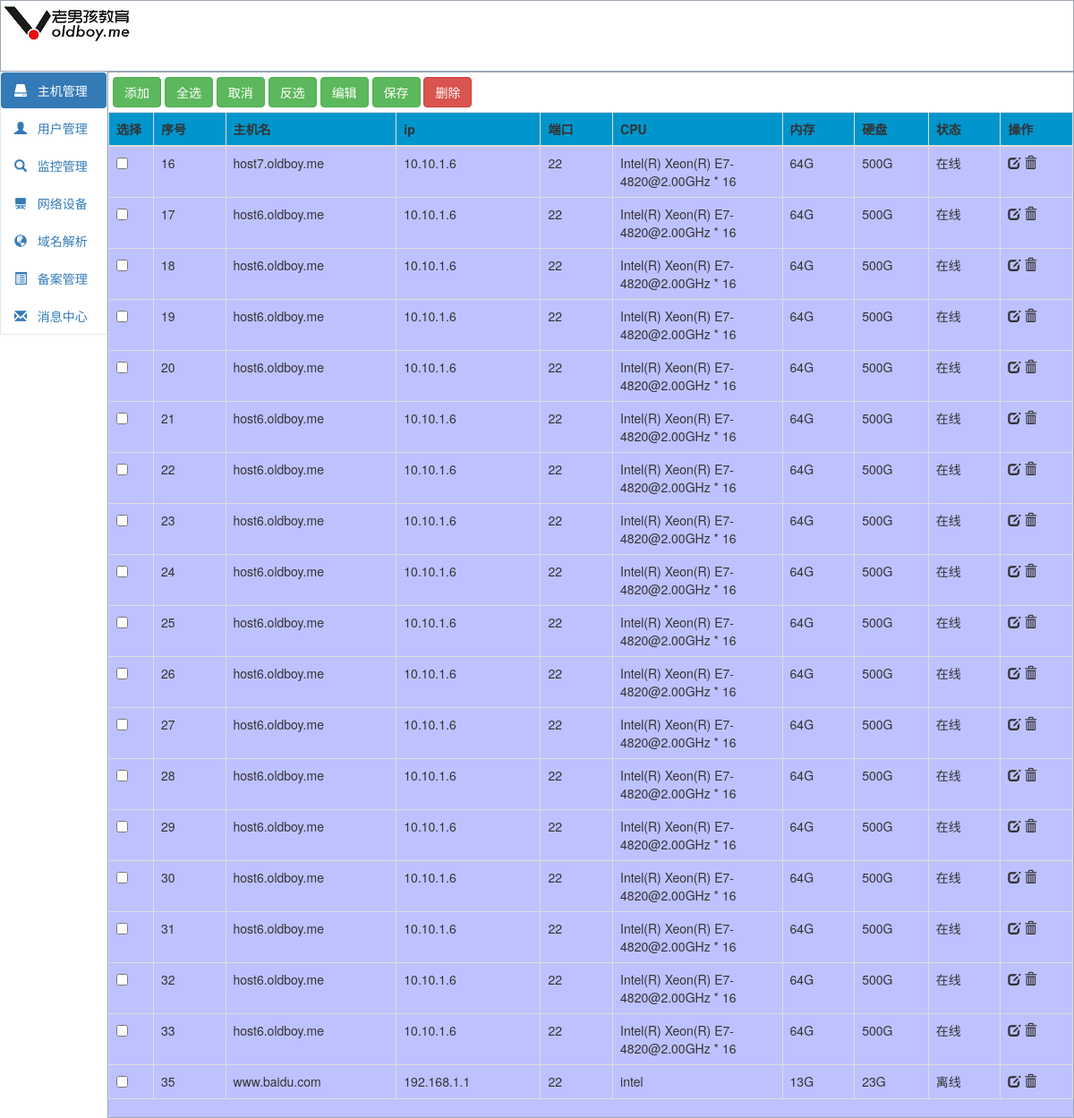
/manager/, run on the app's committed database.
### app01/models.py (models this page shows)
class hostinfo(models.Model):
    hostname = models.CharField(max_length=30)
    ip = models.CharField(max_length=30)
    port = models.IntegerField()
    cpu = models.CharField(max_length=30)
    mem = models.CharField(max_length=30)
    disk = models.CharField(max_length=30)
    status = models.CharField(max_length=10)

### app01/views.py (the view)
# urls.py: url(r'^manager/', views.manager),
def manager(request):
    host_info_list = models.hostinfo.objects.all()
    return render(request, "manager.html",{"host_info_list": host_info_list})

### templates/manager.html (shortened to what this page needs)
<!DOCTYPE html>
<html lang="en">
<head>
    <link href="/static/css/commons.css" rel="stylesheet" />
    <link href="/static/css/manager.css" rel="stylesheet" />
    <link href="/static/plugins/bootstrap/css/bootstrap.css" rel="stylesheet" />
</head>
<body>
    <div >
        <div class="up " style="border: solid 1px #9ca7b6">
            <a href="http://www.etiantian.org" target="_blank"><img src="/static/img/logo_small.png" /></a>
        </div>
        <div class="left">
            <ul class="nav nav-pills nav-stacked">
                <li role="presentation" class="active">
                    <a href="#">
                        <span  class="glyphicon glyphicon-hdd" aria-hidden="true"></span>
                        &nbsp;&nbsp;主机管理
                    </a>
                </li>
                <li role="presentation" >
                    <a href="#">
                        <span  class="glyphicon glyphicon-user" aria-hidden="true"></span>
                        &nbsp;&nbsp;用户管理
                    </a>
                </li>
                <li role="presentation">
                    <a href="#">
                        <span  class="glyphicon glyphicon-search" aria-hidden="true"></span>
                        &nbsp;&nbsp;监控管理
                    </a>
                </li>
                <li role="presentation">
                    <a href="#">
                        <span  class="glyphicon glyphicon-blackboard" aria-hidden="true"></span>
                        &nbsp;&nbsp;网络设备
                    </a>
                </li>
                <li role="presentation">
                    <a href="#">
                        <span  class="glyphicon glyphicon-globe" aria-hidden="true"></span>
                        &nbsp;&nbsp;域名解析
                    </a>
                </li>
                <li role="presentation"  >
                    <a href="#">
                        <span  class="glyphicon glyphicon-list-alt" aria-hidden="true"></span>
                        &nbsp;&nbsp;备案管理
                    </a>
                </li>
                <li role="presentation">
                    <a href="#">
                        <span  class="glyphicon glyphicon-envelope" aria-hidden="true"></span>
                        &nbsp;&nbsp;消息中心
                    </a>
                </li>
            </ul>
        </div>
        <div class="right">
            <div id ="hosts_m" class=""  >
                <div class="select " >
                    <input onclick="addMode()" class="btn btn-success" type="button" value="添加" />
                    <input onclick="SelectAll();" class="btn btn-success" type="button" value="全选" />
                    <input onclick="SelectNo();" class="btn btn-success" type="button" value="取消" />
                    <input onclick="SelectSide();" class="btn btn-success" type="button" value="反选" />
                    <input id="edit" onclick="editMode(this);" class="btn btn-success" type="button" value="编辑" />
                    <input onclick="Save(this);" class="btn btn-success" type="button" value="保存" />
                    <input onclick="Delete(this);" class="btn btn-danger" type="button" value="删除" />
                </div>
                <div class="tabletop " style="overflow: scroll;">
                    <table border="1" class="table table-bordered table-hover active" >
                        <thead>
                            <tr  style="background-color: #0095cd">
                                <th>选择</th>
                                <th>序号</th>
                                <th>主机名</th>
                                <th>ip</th>
                                <th>端口</th>
                                <th>CPU</th>
                                <th>内存</th>
                                <th>硬盘</th>
                                <th>状态</th>
                                <th>操作</th>
                            </tr>
                        </thead>
                        <tbody>
                            {% for line in host_info_list %}
                                <tr>
                                    <td style="width: 30px;">
                                        <input name="line3" type="checkbox" onclick="SelectBox(this);" />
                                    </td>
                                    <td style="width: 50px;">{{ line.id }}</td>
                                    <td edit-enable="true" style="width: 100px;">{{ line.hostname }}</td>
                                    <td edit-enable="true" style="width: 100px;">{{ line.ip }}</td>
                                    <td edit-enable="true" style="width: 50px;">{{ line.port }}</td>
                                    <td edit-enable="true" style="width: 100px;">{{ line.cpu }}</td>
                                    <td edit-enable="true" style="width: 50px;">{{ line.mem }}</td>
                                    <td edit-enable="true" style="width: 50px;">{{ line.disk }}</td>
                                    {% if line.status == "在线" %}
                                        <td class="green-c" edit-enable="true" style="width: 50px;">{{ line.status }}</td>
                                    {% else %}
                                        <td class="red-c" edit-enable="true" style="width: 50px;">{{ line.status }}</td>
                                    {% endif %}
                                    <td style="width: 50px">
                                        <span onclick="singleEdit(this);" class="glyphicon glyphicon-edit hover" aria-hidden="true"></span>
                                        <span onclick="singleDelete(this);" class="glyphicon glyphicon-trash hover" aria-hidden="true"></span>
                                    </td>
                                </tr>
                            {% endfor %}
                        </tbody>
                    </table>
                </div>
            </div>
        </div>
    </div>
</body>
</html>

### static/css/commons.css (style rules this page uses)
body { margin: 0 auto; font-family: "Times New Roman"; }
.up { width:100%; height: 80px; background-color: white; }

### static/css/manager.css (style rules this page uses)
.left { float: left; width: 10%;height:100%; background-color: white; border: solid 1px rgba(88, 131, 182, 0.19); }
.right { float: left;width: 90%; height: auto; background-color: white; border: solid 1px #9ca7b6; }
.tabletop { background-color: rgba(120, 128, 255, 0.49); border-radius: 2px; }
.select { margin: 5px; }

### data on the page
hostinfo: id "16", hostname "host7.oldboy.me", ip "10.10.1.6", port "22", cpu "Intel(R) Xeon(R) E7-4820@2.00GHz * 16", mem "64G", disk "500G", status "在线"
hostinfo: id "17", hostname "host6.oldboy.me", ip "10.10.1.6", port "22", cpu "Intel(R) Xeon(R) E7-4820@2.00GHz * 16", mem "64G", disk "500G", status "在线"
hostinfo: id "18", hostname "host6.oldboy.me", ip "10.10.1.6", port "22", cpu "Intel(R) Xeon(R) E7-4820@2.00GHz * 16", mem "64G", disk "500G", status "在线"
hostinfo: id "19", hostname "host6.oldboy.me", ip "10.10.1.6", port "22", cpu "Intel(R) Xeon(R) E7-4820@2.00GHz * 16", mem "64G", disk "500G", status "在线"
hostinfo: id "20", hostname "host6.oldboy.me", ip "10.10.1.6", port "22", cpu "Intel(R) Xeon(R) E7-4820@2.00GHz * 16", mem "64G", disk "500G", status "在线"
hostinfo: id "21", hostname "host6.oldboy.me", ip "10.10.1.6", port "22", cpu "Intel(R) Xeon(R) E7-4820@2.00GHz * 16", mem "64G", disk "500G", status "在线"
hostinfo: id "22", hostname "host6.oldboy.me", ip "10.10.1.6", port "22", cpu "Intel(R) Xeon(R) E7-4820@2.00GHz * 16", mem "64G", disk "500G", status "在线"
hostinfo: id "23", hostname "host6.oldboy.me", ip "10.10.1.6", port "22", cpu "Intel(R) Xeon(R) E7-4820@2.00GHz * 16", mem "64G", disk "500G", status "在线"
hostinfo: id "24", hostname "host6.oldboy.me", ip "10.10.1.6", port "22", cpu "Intel(R) Xeon(R) E7-4820@2.00GHz * 16", mem "64G", disk "500G", status "在线"
hostinfo: id "25", hostname "host6.oldboy.me", ip "10.10.1.6", port "22", cpu "Intel(R) Xeon(R) E7-4820@2.00GHz * 16", mem "64G", disk "500G", status "在线"
hostinfo: id "26", hostname "host6.oldboy.me", ip "10.10.1.6", port "22", cpu "Intel(R) Xeon(R) E7-4820@2.00GHz * 16", mem "64G", disk "500G", status "在线"
hostinfo: id "27", hostname "host6.oldboy.me", ip "10.10.1.6", port "22", cpu "Intel(R) Xeon(R) E7-4820@2.00GHz * 16", mem "64G", disk "500G", status "在线"
hostinfo: id "28", hostname "host6.oldboy.me", ip "10.10.1.6", port "22", cpu "Intel(R) Xeon(R) E7-4820@2.00GHz * 16", mem "64G", disk "500G", status "在线"
hostinfo: id "29", hostname "host6.oldboy.me", ip "10.10.1.6", port "22", cpu "Intel(R) Xeon(R) E7-4820@2.00GHz * 16", mem "64G", disk "500G", status "在线"
hostinfo: id "30", hostname "host6.oldboy.me", ip "10.10.1.6", port "22", cpu "Intel(R) Xeon(R) E7-4820@2.00GHz * 16", mem "64G", disk "500G", status "在线"
hostinfo: id "31", hostname "host6.oldboy.me", ip "10.10.1.6", port "22", cpu "Intel(R) Xeon(R) E7-4820@2.00GHz * 16", mem "64G", disk "500G", status "在线"
hostinfo: id "32", hostname "host6.oldboy.me", ip "10.10.1.6", port "22", cpu "Intel(R) Xeon(R) E7-4820@2.00GHz * 16", mem "64G", disk "500G", status "在线"
hostinfo: id "33", hostname "host6.oldboy.me", ip "10.10.1.6", port "22", cpu "Intel(R) Xeon(R) E7-4820@2.00GHz * 16", mem "64G", disk "500G", status "在线"
hostinfo: id "35", hostname "www.baidu.com", ip "192.168.1.1", port "22", cpu "intel", mem "13G", disk "23G", status "离线"
